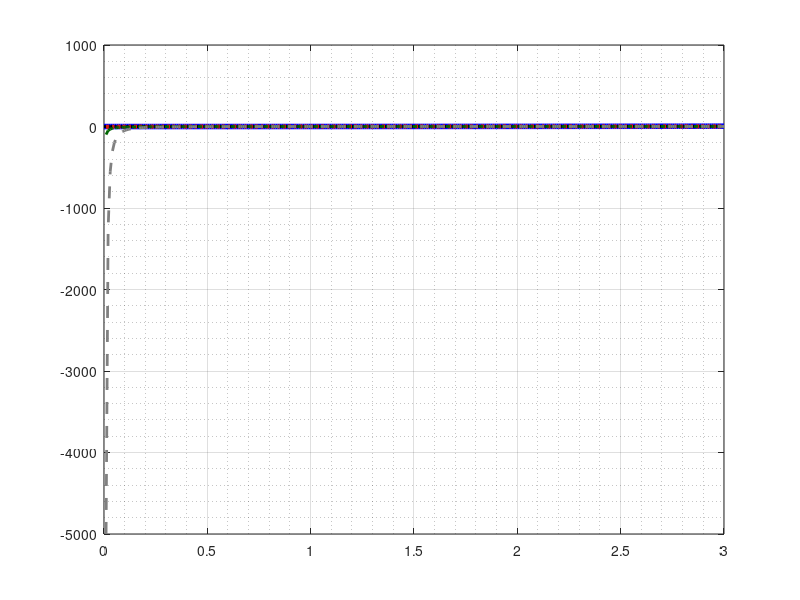

The MATLAB source for this figure: (Note: this script raises an error after producing the figure.)
%% Path
clear;
% relative paths can terminates early; so use absolute
%path_home = '/Users/chovey/Brief/book/fig';
path_home = '/Users/Apollo/Brief/book/fig';
addpath(path_home);

pdf_output = 1; % 0 for no pdf output, 1 for pdf output

%% Utilities
LightGray = [0.9 0.9 0.9];
MediumGray = [0.5 0.5 0.5];
DarkGray = [0.1 0.1 0.1];
DarkGreen = [0.0 0.4 0.0];
DeepCadmiumRed = [0.88 0.09 0.05];
LightBlue = [50 100 256]/256;

%% Plot
x = 0:0.01:3;
y_lag = 0.5*(x.^2 - 1);
y_eng = x - 1;
y_log = log(x);
y_true = 1 - (1./x);
y_eul = 0.5*(1 - (1./x).^2);
h=figure(1);
clf;

e2 = plot(x,y_lag,'Color','b','LineWidth',4);
hold on;
e1 = plot(x,y_eng,'Color','k','LineWidth',2);
e0 = plot(x,y_log,'Color',DeepCadmiumRed,'LineStyle',':','LineWidth',3);
en1 = plot(x,y_true,'Color',DarkGreen,'LineStyle','-.','LineWidth',2);
en2 = plot(x,y_eul,'Color',MediumGray,'LineWidth',2','LineStyle','--');

grid on;
grid minor;
ax = gca;
ax.GridColor = DarkGray;
ax.GridAlpha = 0.5;
ax.GridLineStyle = '-';
axis equal;
axis([0 3 -2 2]);
xticks(0:1:3);
%xticklabels({'0','','1','','2','','3'});
yticks(-2:1:2);
%yticklabels({'-2','','-1','','0','','1','','2'});
xlabel('$\mbox{stretch} \; \lambda = \frac{\ell}{L_0}$','interpreter','latex');
ylabel('$\mbox{strain} \; f(\lambda)$','interpreter','latex');
legend({'Green-Lagrange', 'engineering (Biot, nominal)', ...
    'log (Hencky, natural)', 'true', ...
    'Almansi-Euler'}, ...
    'Location','SouthEast','interpreter','latex');


%% Output
if pdf_output
    pdf_string = 'strain_v_stretch';
    cd(path_home);
    fig = gcf;
    set(fig, 'PaperOrientation','portrait');
    set(fig, 'PaperUnits','normalized');
    set(fig, 'PaperPosition', [0 0 1 1]);
    saveas(fig, pdf_string, 'pdf');
end
